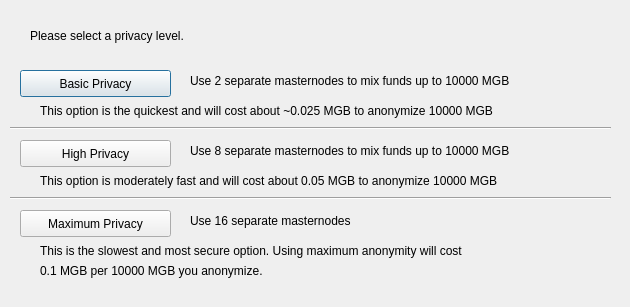
<?xml version="1.0" encoding="UTF-8"?>
<ui version="4.0">
 <class>DarksendConfig</class>
 <widget class="QDialog" name="DarksendConfig">
  <property name="geometry">
   <rect>
    <x>0</x>
    <y>0</y>
    <width>630</width>
    <height>307</height>
   </rect>
  </property>
  <property name="windowTitle">
   <string>Configure Darksend</string>
  </property>
  <widget class="QPushButton" name="buttonBasic">
   <property name="geometry">
    <rect>
     <x>20</x>
     <y>70</y>
     <width>151</width>
     <height>27</height>
    </rect>
   </property>
   <property name="text">
    <string>Basic Privacy</string>
   </property>
  </widget>
  <widget class="QPushButton" name="buttonHigh">
   <property name="geometry">
    <rect>
     <x>20</x>
     <y>140</y>
     <width>151</width>
     <height>27</height>
    </rect>
   </property>
   <property name="text">
    <string>High Privacy</string>
   </property>
  </widget>
  <widget class="QPushButton" name="buttonMax">
   <property name="geometry">
    <rect>
     <x>20</x>
     <y>210</y>
     <width>151</width>
     <height>27</height>
    </rect>
   </property>
   <property name="text">
    <string>Maximum Privacy</string>
   </property>
  </widget>
  <widget class="QLabel" name="label">
   <property name="geometry">
    <rect>
     <x>30</x>
     <y>20</y>
     <width>571</width>
     <height>31</height>
    </rect>
   </property>
   <property name="text">
    <string>Please select a privacy level.</string>
   </property>
  </widget>
  <widget class="QLabel" name="label_2">
   <property name="geometry">
    <rect>
     <x>190</x>
     <y>70</y>
     <width>421</width>
     <height>21</height>
    </rect>
   </property>
   <property name="text">
    <string>Use 2 separate masternodes to mix funds up to 10000 MGB</string>
   </property>
  </widget>
  <widget class="QLabel" name="label_3">
   <property name="geometry">
    <rect>
     <x>190</x>
     <y>140</y>
     <width>411</width>
     <height>21</height>
    </rect>
   </property>
   <property name="text">
    <string>Use 8 separate masternodes to mix funds up to 10000 MGB</string>
   </property>
  </widget>
  <widget class="QLabel" name="label_4">
   <property name="geometry">
    <rect>
     <x>190</x>
     <y>210</y>
     <width>421</width>
     <height>21</height>
    </rect>
   </property>
   <property name="text">
    <string>Use 16 separate masternodes</string>
   </property>
  </widget>
  <widget class="QLabel" name="label_6">
   <property name="geometry">
    <rect>
     <x>40</x>
     <y>100</y>
     <width>561</width>
     <height>21</height>
    </rect>
   </property>
   <property name="text">
    <string>This option is the quickest and will cost about ~0.025 MGB to anonymize 10000 MGB</string>
   </property>
  </widget>
  <widget class="QLabel" name="label_7">
   <property name="geometry">
    <rect>
     <x>40</x>
     <y>170</y>
     <width>561</width>
     <height>21</height>
    </rect>
   </property>
   <property name="text">
    <string>This option is moderately fast and will cost about 0.05 MGB to anonymize 10000 MGB</string>
   </property>
  </widget>
  <widget class="QLabel" name="label_8">
   <property name="geometry">
    <rect>
     <x>40</x>
     <y>240</y>
     <width>561</width>
     <height>21</height>
    </rect>
   </property>
   <property name="text">
    <string>This is the slowest and most secure option. Using maximum anonymity will cost</string>
   </property>
  </widget>
  <widget class="QLabel" name="label_9">
   <property name="geometry">
    <rect>
     <x>40</x>
     <y>260</y>
     <width>561</width>
     <height>21</height>
    </rect>
   </property>
   <property name="text">
    <string>0.1 MGB per 10000 MGB you anonymize.</string>
   </property>
  </widget>
  <widget class="Line" name="line">
   <property name="geometry">
    <rect>
     <x>10</x>
     <y>120</y>
     <width>601</width>
     <height>16</height>
    </rect>
   </property>
   <property name="orientation">
    <enum>Qt::Horizontal</enum>
   </property>
  </widget>
  <widget class="Line" name="line_2">
   <property name="geometry">
    <rect>
     <x>10</x>
     <y>190</y>
     <width>601</width>
     <height>16</height>
    </rect>
   </property>
   <property name="orientation">
    <enum>Qt::Horizontal</enum>
   </property>
  </widget>
 </widget>
 <resources/>
 <connections/>
</ui>
